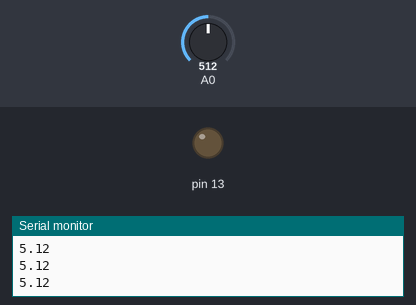
This sketch was run on a simulated Arduino Uno, built with avr-gcc and run on an emulated ATmega328P. Shown: output pins drawn as LEDs (lit = HIGH), the last lines printed to the serial monitor. The inputs (shaded band) are chosen by the test bench; at power-on: A0 = 512.

Above: at 1.2 s.
1.3 s: A0 set to 414
2.8 s: A0 set to 392
At 3.2 s:
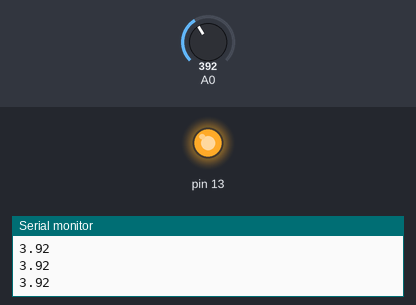
4.3 s: A0 set to 498
5.8 s: A0 set to 528
At 6.7 s:
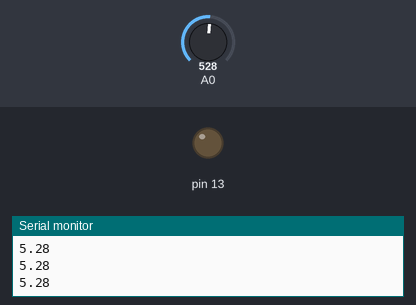
7.3 s: A0 set to 306
At 7.8 s:
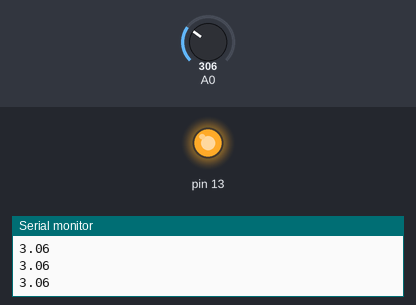
Timing chart, 0 to 9.8 s (numbered marks = the images above; inputs shaded):
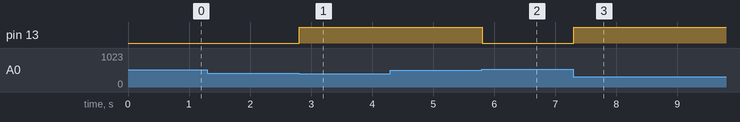

The sketch:

Lght_control.ino
```cpp
void setup() {
  // put your setup code here, to run once:
  pinMode(13,OUTPUT);
  pinMode(A0,INPUT);
  Serial.begin(9600);
}
float num;
int num1;
void loop() {
  // put your main code here, to run repeatedly:
  Serial.println(num);
  num = (float)analogRead(A0)/100;
  num1 = (int)num;

  if(digitalRead(13)){
    if(num >= 5.1)
      digitalWrite(13,LOW);
  }
  else{
    if(num1 <= 3)
      digitalWrite(13,HIGH);
  }

}
```

Measured:
- the behaviour switches between 400 and 399 on A0 (found by bisection; images 0 and 1)
- the behaviour switches between 509 and 510 on A0 (found by bisection; images 1 and 2)
- after the input at 2.8 s, pin 13: LOW → HIGH at once
- after the input at 5.8 s, pin 13: HIGH → LOW at once
- after the input at 7.3 s, pin 13: LOW → HIGH at once
